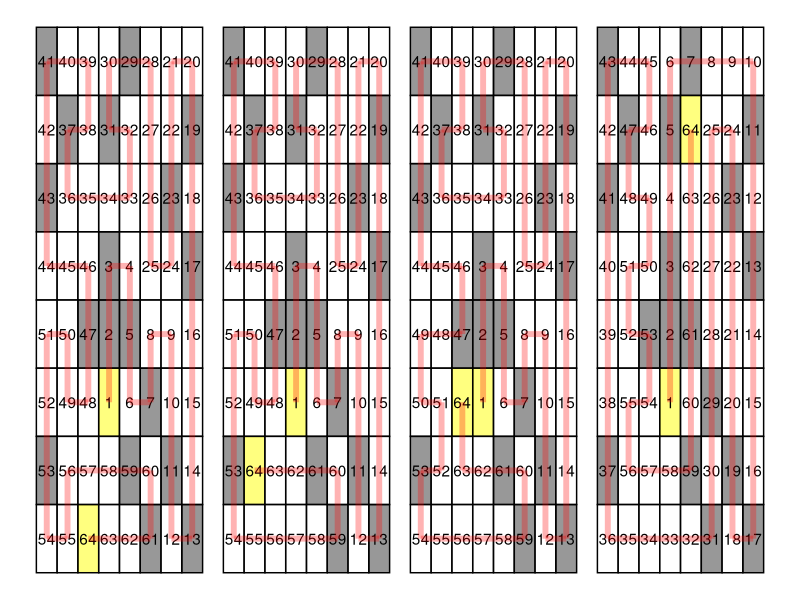

Here is the R script that generated this plot:
library(tidyverse)

df <- read.table(text="
cell value prime
solution1.i1.j1          41           p
solution1.i1.j2          40          np
solution1.i1.j3          39          np
solution1.i1.j4          30          np
solution1.i1.j5          29           p
solution1.i1.j6          28          np
solution1.i1.j7          21          np
solution1.i1.j8          20          np
solution1.i2.j1          42          np
solution1.i2.j2          37           p
solution1.i2.j3          38          np
solution1.i2.j4          31           p
solution1.i2.j5          32          np
solution1.i2.j6          27          np
solution1.i2.j7          22          np
solution1.i2.j8          19           p
solution1.i3.j1          43           p
solution1.i3.j2          36          np
solution1.i3.j3          35          np
solution1.i3.j4          34          np
solution1.i3.j5          33          np
solution1.i3.j6          26          np
solution1.i3.j7          23           p
solution1.i3.j8          18          np
solution1.i4.j1          44          np
solution1.i4.j2          45          np
solution1.i4.j3          46          np
solution1.i4.j4           3           p
solution1.i4.j5           4          np
solution1.i4.j6          25          np
solution1.i4.j7          24          np
solution1.i4.j8          17           p
solution1.i5.j1          51          np
solution1.i5.j2          50          np
solution1.i5.j3          47           p
solution1.i5.j4           2           p
solution1.i5.j5           5           p
solution1.i5.j6           8          np
solution1.i5.j7           9          np
solution1.i5.j8          16          np
solution1.i6.j1          52          np
solution1.i6.j2          49          np
solution1.i6.j3          48          np
solution1.i6.j4           1          np
solution1.i6.j5           6          np
solution1.i6.j6           7           p
solution1.i6.j7          10          np
solution1.i6.j8          15          np
solution1.i7.j1          53           p
solution1.i7.j2          56          np
solution1.i7.j3          57          np
solution1.i7.j4          58          np
solution1.i7.j5          59           p
solution1.i7.j6          60          np
solution1.i7.j7          11           p
solution1.i7.j8          14          np
solution1.i8.j1          54          np
solution1.i8.j2          55          np
solution1.i8.j3          64          np
solution1.i8.j4          63          np
solution1.i8.j5          62          np
solution1.i8.j6          61           p
solution1.i8.j7          12          np
solution1.i8.j8          13           p
solution2.i1.j1          41           p
solution2.i1.j2          40          np
solution2.i1.j3          39          np
solution2.i1.j4          30          np
solution2.i1.j5          29           p
solution2.i1.j6          28          np
solution2.i1.j7          21          np
solution2.i1.j8          20          np
solution2.i2.j1          42          np
solution2.i2.j2          37           p
solution2.i2.j3          38          np
solution2.i2.j4          31           p
solution2.i2.j5          32          np
solution2.i2.j6          27          np
solution2.i2.j7          22          np
solution2.i2.j8          19           p
solution2.i3.j1          43           p
solution2.i3.j2          36          np
solution2.i3.j3          35          np
solution2.i3.j4          34          np
solution2.i3.j5          33          np
solution2.i3.j6          26          np
solution2.i3.j7          23           p
solution2.i3.j8          18          np
solution2.i4.j1          44          np
solution2.i4.j2          45          np
solution2.i4.j3          46          np
solution2.i4.j4           3           p
solution2.i4.j5           4          np
solution2.i4.j6          25          np
solution2.i4.j7          24          np
solution2.i4.j8          17           p
solution2.i5.j1          51          np
solution2.i5.j2          50          np
solution2.i5.j3          47           p
solution2.i5.j4           2           p
solution2.i5.j5           5           p
solution2.i5.j6           8          np
solution2.i5.j7           9          np
solution2.i5.j8          16          np
solution2.i6.j1          52          np
solution2.i6.j2          49          np
solution2.i6.j3          48          np
solution2.i6.j4           1          np
solution2.i6.j5           6          np
solution2.i6.j6           7           p
solution2.i6.j7          10          np
solution2.i6.j8          15          np
solution2.i7.j1          53           p
solution2.i7.j2          64          np
solution2.i7.j3          63          np
solution2.i7.j4          62          np
solution2.i7.j5          61           p
solution2.i7.j6          60          np
solution2.i7.j7          11           p
solution2.i7.j8          14          np
solution2.i8.j1          54          np
solution2.i8.j2          55          np
solution2.i8.j3          56          np
solution2.i8.j4          57          np
solution2.i8.j5          58          np
solution2.i8.j6          59           p
solution2.i8.j7          12          np
solution2.i8.j8          13           p
solution3.i1.j1          41           p
solution3.i1.j2          40          np
solution3.i1.j3          39          np
solution3.i1.j4          30          np
solution3.i1.j5          29           p
solution3.i1.j6          28          np
solution3.i1.j7          21          np
solution3.i1.j8          20          np
solution3.i2.j1          42          np
solution3.i2.j2          37           p
solution3.i2.j3          38          np
solution3.i2.j4          31           p
solution3.i2.j5          32          np
solution3.i2.j6          27          np
solution3.i2.j7          22          np
solution3.i2.j8          19           p
solution3.i3.j1          43           p
solution3.i3.j2          36          np
solution3.i3.j3          35          np
solution3.i3.j4          34          np
solution3.i3.j5          33          np
solution3.i3.j6          26          np
solution3.i3.j7          23           p
solution3.i3.j8          18          np
solution3.i4.j1          44          np
solution3.i4.j2          45          np
solution3.i4.j3          46          np
solution3.i4.j4           3           p
solution3.i4.j5           4          np
solution3.i4.j6          25          np
solution3.i4.j7          24          np
solution3.i4.j8          17           p
solution3.i5.j1          49          np
solution3.i5.j2          48          np
solution3.i5.j3          47           p
solution3.i5.j4           2           p
solution3.i5.j5           5           p
solution3.i5.j6           8          np
solution3.i5.j7           9          np
solution3.i5.j8          16          np
solution3.i6.j1          50          np
solution3.i6.j2          51          np
solution3.i6.j3          64          np
solution3.i6.j4           1          np
solution3.i6.j5           6          np
solution3.i6.j6           7           p
solution3.i6.j7          10          np
solution3.i6.j8          15          np
solution3.i7.j1          53           p
solution3.i7.j2          52          np
solution3.i7.j3          63          np
solution3.i7.j4          62          np
solution3.i7.j5          61           p
solution3.i7.j6          60          np
solution3.i7.j7          11           p
solution3.i7.j8          14          np
solution3.i8.j1          54          np
solution3.i8.j2          55          np
solution3.i8.j3          56          np
solution3.i8.j4          57          np
solution3.i8.j5          58          np
solution3.i8.j6          59           p
solution3.i8.j7          12          np
solution3.i8.j8          13           p
solution4.i1.j1          43           p
solution4.i1.j2          44          np
solution4.i1.j3          45          np
solution4.i1.j4           6          np
solution4.i1.j5           7           p
solution4.i1.j6           8          np
solution4.i1.j7           9          np
solution4.i1.j8          10          np
solution4.i2.j1          42          np
solution4.i2.j2          47           p
solution4.i2.j3          46          np
solution4.i2.j4           5           p
solution4.i2.j5          64          np
solution4.i2.j6          25          np
solution4.i2.j7          24          np
solution4.i2.j8          11           p
solution4.i3.j1          41           p
solution4.i3.j2          48          np
solution4.i3.j3          49          np
solution4.i3.j4           4          np
solution4.i3.j5          63          np
solution4.i3.j6          26          np
solution4.i3.j7          23           p
solution4.i3.j8          12          np
solution4.i4.j1          40          np
solution4.i4.j2          51          np
solution4.i4.j3          50          np
solution4.i4.j4           3           p
solution4.i4.j5          62          np
solution4.i4.j6          27          np
solution4.i4.j7          22          np
solution4.i4.j8          13           p
solution4.i5.j1          39          np
solution4.i5.j2          52          np
solution4.i5.j3          53           p
solution4.i5.j4           2           p
solution4.i5.j5          61           p
solution4.i5.j6          28          np
solution4.i5.j7          21          np
solution4.i5.j8          14          np
solution4.i6.j1          38          np
solution4.i6.j2          55          np
solution4.i6.j3          54          np
solution4.i6.j4           1          np
solution4.i6.j5          60          np
solution4.i6.j6          29           p
solution4.i6.j7          20          np
solution4.i6.j8          15          np
solution4.i7.j1          37           p
solution4.i7.j2          56          np
solution4.i7.j3          57          np
solution4.i7.j4          58          np
solution4.i7.j5          59           p
solution4.i7.j6          30          np
solution4.i7.j7          19           p
solution4.i7.j8          16          np
solution4.i8.j1          36          np
solution4.i8.j2          35          np
solution4.i8.j3          34          np
solution4.i8.j4          33          np
solution4.i8.j5          32          np
solution4.i8.j6          31           p
solution4.i8.j7          18          np
solution4.i8.j8          17           p
",header=T)


df2 <- separate(df,cell,into=c('solution','row','col'))
df2$solution <- as.numeric(sub("solution","",df2$solution))
df2$row <- as.numeric(sub("i","",df2$row))
df2$col <- as.numeric(sub("j","",df2$col))

df2$x <- (df2$solution-1)*9 + df2$col
df2$y <- 9 - df2$row

df2$color <- ifelse(df2$prime=="p","grey20",ifelse(df2$value %in% c(1,64),"yellow","white"))


p <- ggplot() + 
  theme_void() +
  geom_rect(data=df2, 
            mapping=aes(xmin=x-0.5, xmax=x+0.5, ymin=y-0.5, ymax=y+0.5), 
            color="black", 
            fill=df2$color,
            alpha=0.5)+
  geom_text(data=df2,aes(x=x,y=y,label=value))

for (s in 1:4)
  for (k in 1:63) {
    x1 <- df2$x[df2$value==k & df2$solution==s]
    y1 <- df2$y[df2$value==k & df2$solution==s]
    x2 <- df2$x[df2$value==k+1 & df2$solution==s]
    y2 <- df2$y[df2$value==k+1 & df2$solution==s]
    p <- p + annotate("segment",x=x1,xend=x2,y=y1,yend=y2,color="red",size=2,alpha=0.3)
}
p



